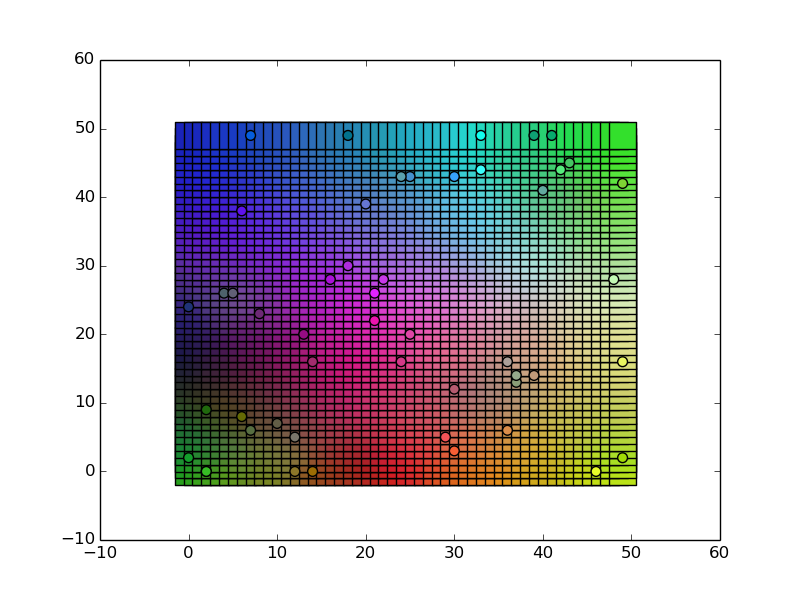

Generate this figure with Python:
#!/usr/bin/env python

#Generate a 2D self-organizing map of 3D RGB color space.
#Generate a test set of colors and predict their positions in the 2D representation.

import random
from matplotlib import pyplot as plt

import som

#Generate training data in RGB space (random colors)
ntrain=1000
color_data = [ [ random.random()*255 for i in xrange(3) ] for i in xrange(ntrain) ]

#Create map object
mymap = som.map(color_data, nnodes=2500, dimension=2)

#Train map
mymap.train(nsteps=2000)

#Generate test set of random colors, predict their map coordinates.
ntest = 50
test_x      = []
test_y      = []
test_color  = []
for i in xrange(ntest):
    t = [ random.random()*255 for j in xrange(3) ]
    #Predict position in map
    pred = mymap.classify(t)
    test_color.append([ j/255. for j in t ])
    test_x.append(pred[0])
    test_y.append(pred[1])

#Generate plots
xs = [ i.lowCoords[0] for i in mymap.nodes ]
ys = [ i.lowCoords[1] for i in mymap.nodes ]
colors = []
for i in xrange(mymap.nnodes):
    c = mymap.unnormalizeDataPoint(mymap.nodes[i].highCoords)
    c = [ c[i]/255. if (c[i] > 0) else 0. for i in xrange(len(c)) ]
    colors.append(c)

#Plot map
plt.scatter(xs,ys,c=colors,s=400,marker='s')
#Plot test data predictions
plt.scatter(test_x,test_y,c=test_color,s=50,marker='o')
plt.savefig('colors_example.png')

